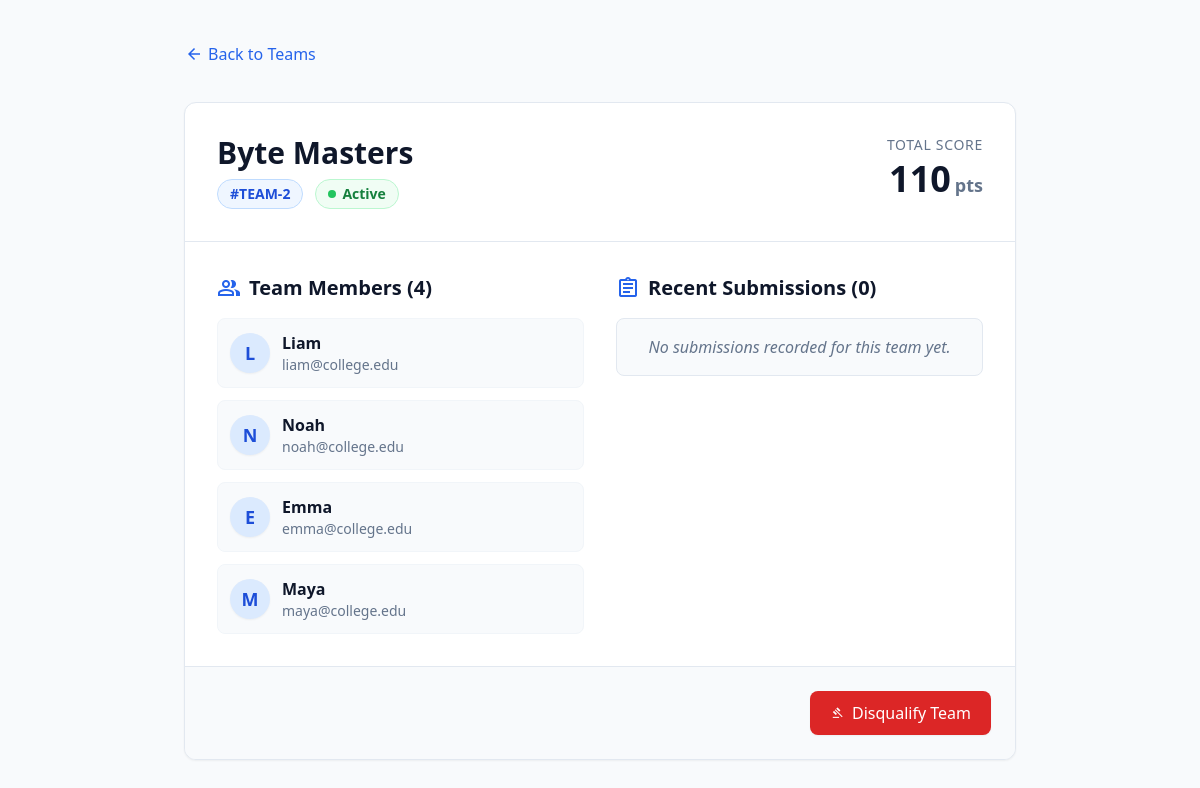
Screenshot of /admin/team/2 (signed in) with the database file from the repository.
### app.py (models this page shows)
class Team(Base):
    __tablename__ = 'teams'
    id = Column(Integer, primary_key=True, index=True)
    team_name = Column(String)
    score = Column(Integer, default=0)
    is_disqualified = Column(Boolean, default=False)
    members = relationship("User", back_populates="team")
    submissions = relationship("Submission", back_populates="team")

class User(Base):
    __tablename__ = 'users'
    id = Column(Integer, primary_key=True, index=True)
    fullname = Column(String)
    email = Column(String, unique=True, index=True)
    password = Column(String)
    role = Column(String, default="student")
    team_id = Column(Integer, ForeignKey('teams.id'), nullable=True)
    team = relationship("Team", back_populates="members")

### app.py (the view)
@app.route('/admin/team/<int:team_id>')
@admin_required
def team_detail(team_id):
    db = get_db()
    team = db.query(Team).filter(Team.id == team_id).first()
    if not team:
        flash("Team not found")
        return redirect(url_for('teams'))
    return render_template('team_detail.html', team=team)

### app.py (called while the page is built)
def get_db():
    if 'db' not in g:
        g.db = SessionLocal()
    return g.db

@app.teardown_appcontext
def teardown_db(exception):
    db = g.pop('db', None)
    if db is not None:
        db.close()

def admin_required(f):
    @wraps(f)
    def decorated_function(*args, **kwargs):
        if 'logged_in' not in session or session.get('role') != 'admin':
            flash("Admin access required")
            return redirect(url_for('login'))
        return f(*args, **kwargs)
    return decorated_function

### templates/team_detail.html (shortened to what this page needs)
<!DOCTYPE html>
<html class="h-full" lang="en">
<head>
    <script src="https://cdn.tailwindcss.com"></script>
</head>
<body class="bg-slate-50 font-sans text-slate-800 antialiased min-h-full">
    <div class="max-w-4xl mx-auto py-10 px-4 sm:px-6 lg:px-8">
        <div class="mb-8">
            <a href="{{ url_for('teams') }}" class="inline-flex items-center text-blue-600 hover:text-blue-800 font-medium transition-colors">
                <span class="material-symbols-outlined text-xl mr-1">arrow_back</span>
                Back to Teams
            </a>
        </div>
        <div class="bg-white rounded-xl shadow-sm border border-slate-200 overflow-hidden">
            <div class="p-6 sm:p-8 border-b border-slate-200 flex justify-between items-start">
                <div>
                    <h1 class="text-3xl font-bold text-slate-900 mb-2">{{ team.team_name }}</h1>
                    <div class="flex items-center gap-3">
                        <span class="inline-flex items-center px-3 py-1 rounded-full bg-blue-50 text-blue-700 font-semibold text-sm border border-blue-200">
                            #TEAM-{{ team.id }}
                        </span>
                        {% if team.is_disqualified %}
                            <span class="inline-flex items-center gap-1.5 px-3 py-1 rounded-full bg-red-100 text-red-700 font-semibold text-sm border border-red-200">
                                <span class="material-symbols-outlined text-sm">gavel</span>
                                Disqualified
                            </span>
                        {% else %}
                            <span class="inline-flex items-center gap-1.5 px-3 py-1 rounded-full bg-green-50 text-green-700 font-semibold text-sm border border-green-200">
                                <span class="w-2 h-2 rounded-full bg-green-500 animate-pulse"></span>
                                Active
                            </span>
                        {% endif %}
                    </div>
                </div>
                <div class="text-right">
                    <div class="text-sm text-slate-500 font-medium uppercase tracking-wider mb-1">Total Score</div>
                    <div class="text-4xl font-bold text-slate-900">{{ team.score }}<span class="text-lg text-slate-500 ml-1">pts</span></div>
                </div>
            </div>
            <div class="p-6 sm:p-8 grid grid-cols-1 md:grid-cols-2 gap-8">
                <div>
                    <h2 class="text-xl font-bold text-slate-900 mb-4 flex items-center gap-2">
                        <span class="material-symbols-outlined text-blue-600">group</span>
                        Team Members ({{ team.members|length }})
                    </h2>
                    {% if team.members %}
                    <ul class="space-y-3">
                        {% for member in team.members %}
                        <li class="flex items-center p-3 rounded-lg bg-slate-50 border border-slate-100">
                            <div class="w-10 h-10 rounded-full bg-blue-100 text-blue-700 flex items-center justify-center font-bold text-lg mr-3 shadow-sm">
                                {{ member.fullname[0]|upper }}
                            </div>
                            <div>
                                <div class="font-semibold text-slate-900">{{ member.fullname }}</div>
                                <div class="text-sm text-slate-500">{{ member.email }}</div>
                            </div>
                        </li>
                        {% endfor %}
                    </ul>
                    {% else %}
                    <div class="p-4 rounded-lg bg-slate-50 text-slate-500 italic text-center border border-slate-200">
                        No members assigned to this team yet.
                    </div>
                    {% endif %}
                </div>
                <div>
                    <h2 class="text-xl font-bold text-slate-900 mb-4 flex items-center gap-2">
                        <span class="material-symbols-outlined text-blue-600">assignment</span>
                        Recent Submissions ({{ team.submissions|length }})
                    </h2>
                    {% if team.submissions %}
                    <div class="space-y-3 max-h-96 overflow-y-auto pr-2">
                        {% for sub in team.submissions|reverse %}
                        <div class="p-4 rounded-lg bg-slate-50 border border-slate-200">
                            <div class="flex justify-between items-start mb-2">
                                <div class="font-semibold text-slate-800">Question #{{ sub.question_id }}</div>
                                {% if sub.is_correct %}
                                <span class="inline-flex items-center px-2 py-0.5 rounded text-xs font-medium bg-green-100 text-green-800">
                                    Correct
                                </span>
                                {% else %}
                                <span class="inline-flex items-center px-2 py-0.5 rounded text-xs font-medium bg-red-100 text-red-800">
                                    Incorrect
                                </span>
                                {% endif %}
                            </div>
                            <div class="text-sm text-slate-600 truncate">
                                {{ sub.question.question_text if sub.question else "Unknown question" }}
                            </div>
                            <div class="mt-2 text-sm">
                                <span class="text-slate-500">Submitted:</span>
                                <span class="font-medium text-slate-800">{{ sub.submitted_option }}</span>
                            </div>
                        </div>
                        {% endfor %}
                    </div>
                    {% else %}
                    <div class="p-4 rounded-lg bg-slate-50 text-slate-500 italic text-center border border-slate-200">
                        No submissions recorded for this team yet.
                    </div>
                    {% endif %}
                </div>
            </div>
            {% if not team.is_disqualified %}
            <div class="p-6 bg-slate-50 border-t border-slate-200 flex justify-end">
                <form action="{{ url_for('disqualify_team', team_id=team.id) }}" method="POST" onsubmit="return confirm('Are you sure you want to disqualify {{ team.team_name }}? This action cannot be easily undone.');">
                    <button type="submit" class="inline-flex items-center gap-2 px-5 py-2.5 bg-red-600 hover:bg-red-700 text-white font-medium rounded-lg shadow-sm transition-colors focus:ring-4 focus:ring-red-100">
                        <span class="material-symbols-outlined text-sm">gavel</span>
                        Disqualify Team
                    </button>
                </form>
            </div>
            {% endif %}
        </div>
    </div>
</body>
</html>

### rows the page displays
Team: team_name "Byte Masters", id "2", score "110"
User: fullname "L", fullname "Liam", email "liam@college.edu"
User: fullname "N", fullname "Noah", email "noah@college.edu"
User: fullname "E", fullname "Emma", email "emma@college.edu"
User: fullname "M", fullname "Maya", email "maya@college.edu"

### other values shown
{{ team.members|length }} "4"
{{ team.submissions|length }} "0"
